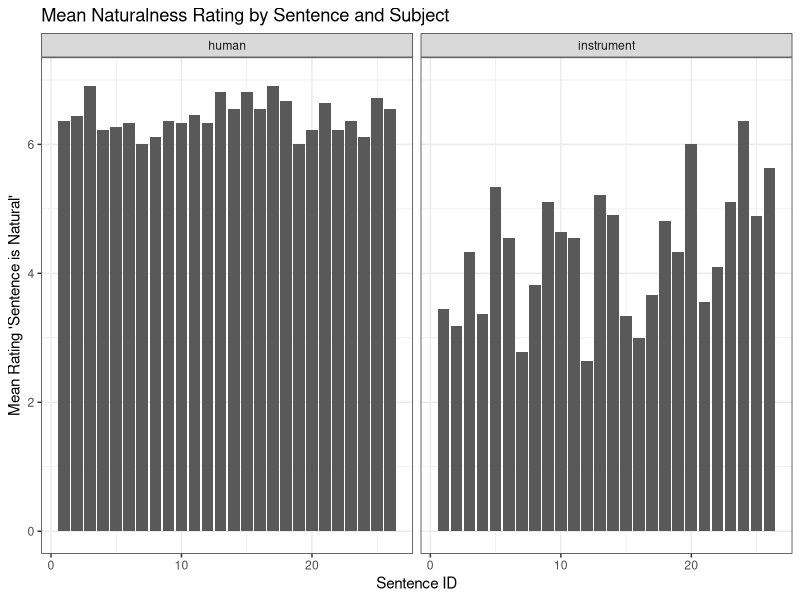
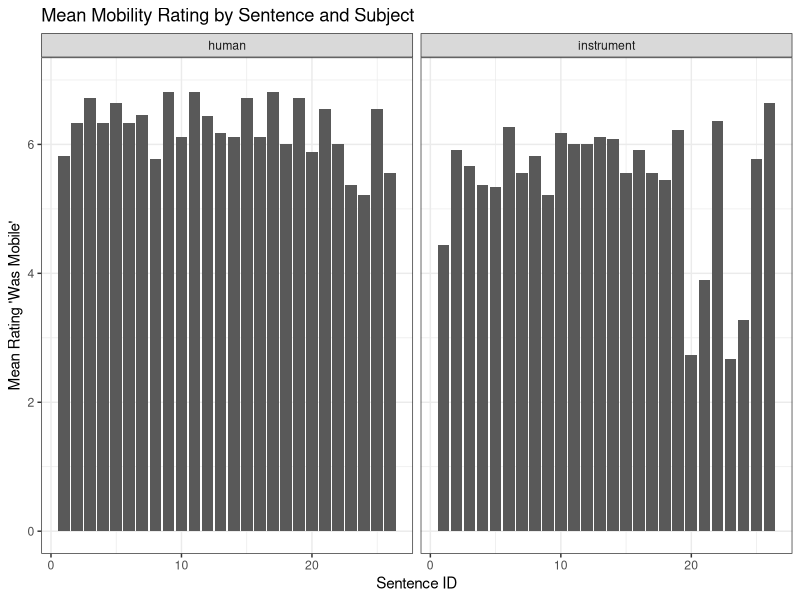
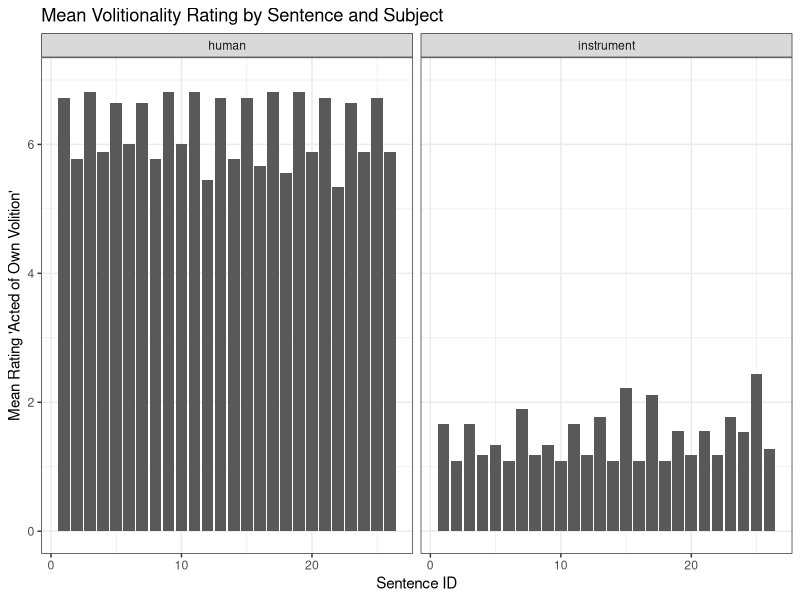
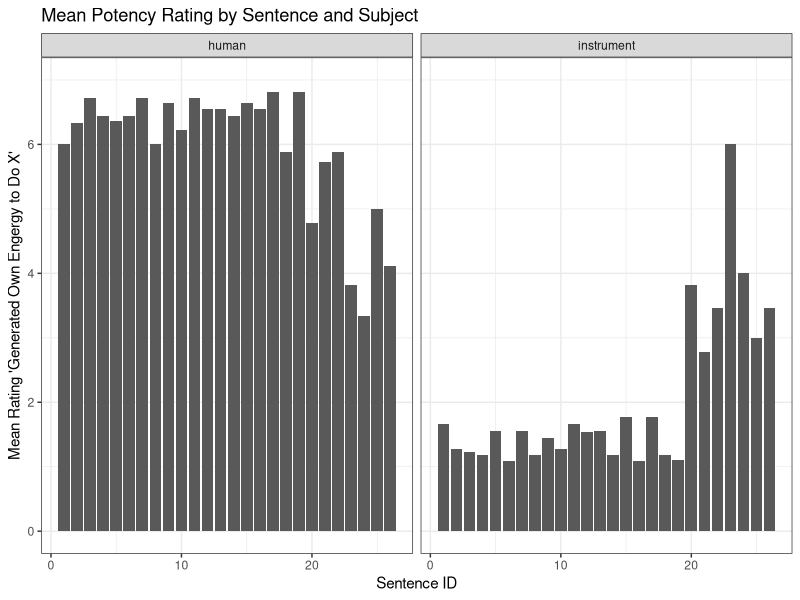
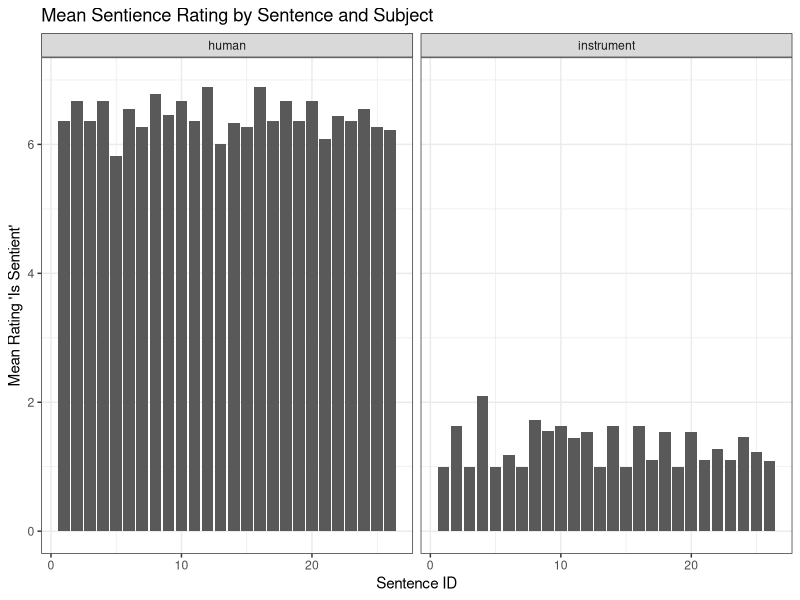
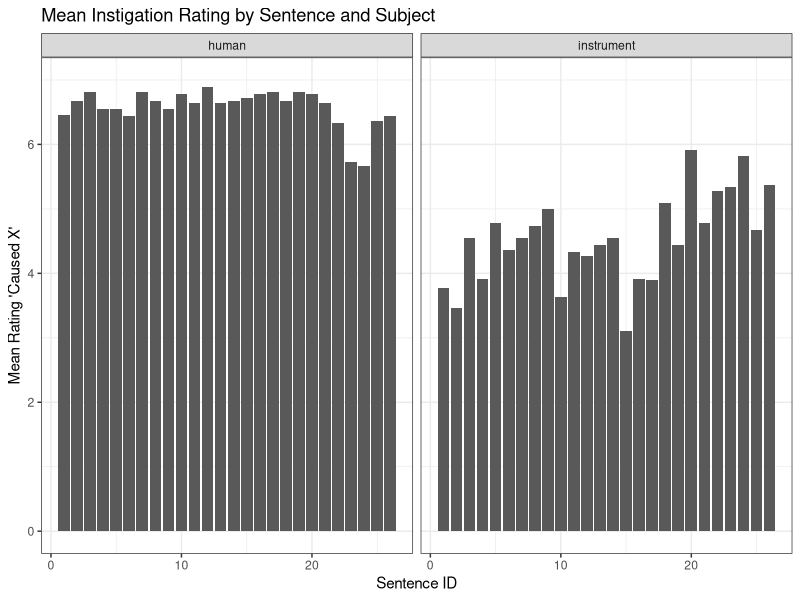
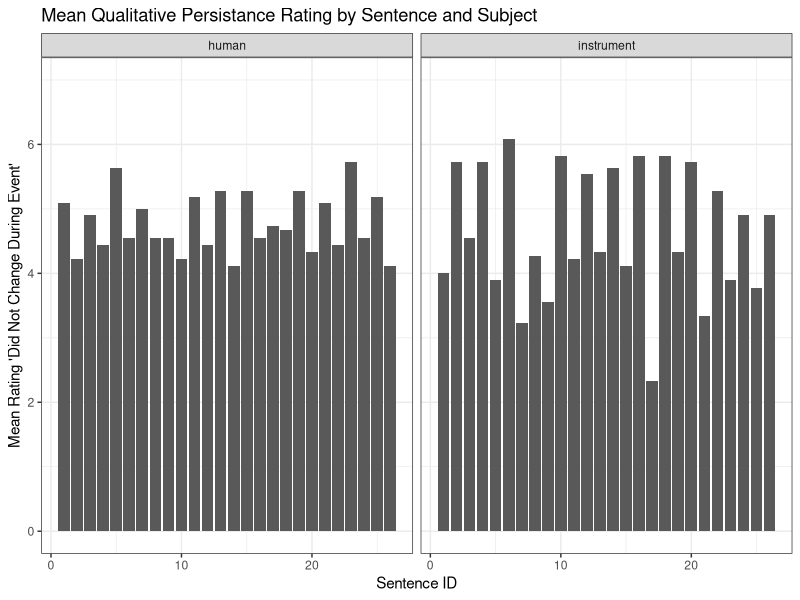
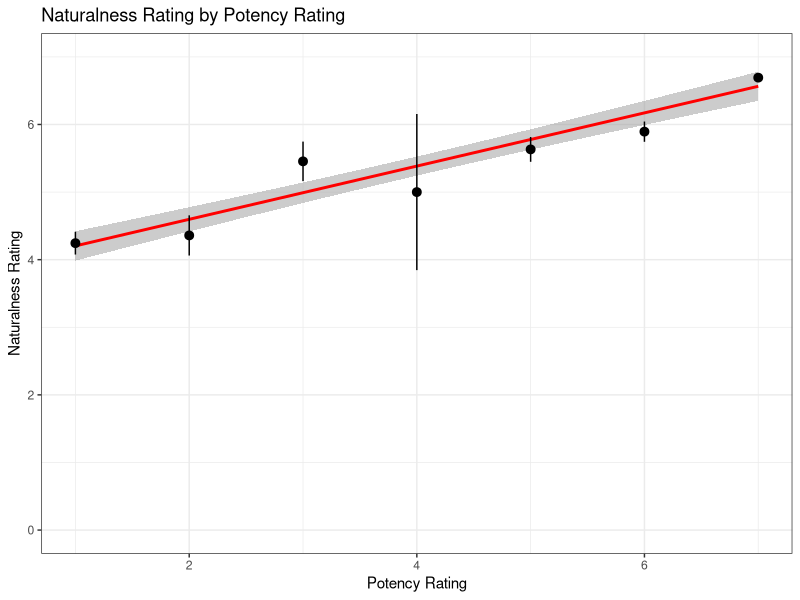

Here is the R script that generated these plots, in order:
## ---- chunk 1
knitr::opts_chunk$set(echo = TRUE)
library(tidyverse)
library(ggplot2)

knitr::opts_knit$set(root.dir = "/Users/gracebrown/instruments-english")
setwd("/Users/gracebrown/instruments-english")

# color-blind-friendly palette
cbPalette <- c("#E69F00", "#56B4E9", "#009E73", "#F0E442", "#0072B2", "#D55E00", "#CC79A7")
theme_set(theme_bw())
## ---- chunk 2
df <- read_csv("./data/pilot_combined_expanded.csv",
               show_col_types = FALSE) 
stim_key <- read_csv("./data/pilot-stim-key-english.csv",
                     show_col_types = FALSE)
## ---- chunk 3
knitr::kable(stim_key)
## ---- chunk 4
plot.natural <- df %>% 
  filter(!is.na(subj)) %>%
  ggplot(mapping = aes(x = id, 
                       y = natural)) +
  stat_summary(fun = "mean",
               geom = "bar") + 
  stat_summary(fun.data = "mean_cl_boot",
               geom = "linerange") + 
  coord_cartesian(ylim = c(0,7)) +
  labs(x = "Sentence ID",
       y = "Mean Rating 'Sentence is Natural'",
       title = "Mean Naturalness Rating by Sentence and Subject") + 
  facet_grid(~subj)

print(plot.natural)
## ---- chunk 5
plot.mobile <- df %>% 
  filter(!is.na(subj)) %>%
  ggplot(mapping = aes(x = id, 
                       y = mobile)) +
  stat_summary(fun = "mean",
               geom = "bar") + 
  stat_summary(fun.data = "mean_cl_boot",
               geom = "linerange") + 
  coord_cartesian(ylim = c(0,7)) +
  labs(x = "Sentence ID",
       y = "Mean Rating 'Was Mobile'",
       title = "Mean Mobility Rating by Sentence and Subject") + 
  facet_grid(~subj)

print(plot.mobile)
## ---- chunk 6
plot.volition <- df %>% 
  filter(!is.na(subj)) %>%
  ggplot(mapping = aes(x = id, 
                       y = volition)) +
  stat_summary(fun = "mean",
               geom = "bar") + 
  stat_summary(fun.data = "mean_cl_boot",
               geom = "linerange") + 
  coord_cartesian(ylim = c(0,7)) +
  labs(x = "Sentence ID",
       y = "Mean Rating 'Acted of Own Volition'",
       title = "Mean Volitionality Rating by Sentence and Subject") + 
  facet_grid(~subj)

print(plot.volition)
## ---- chunk 7
plot.potent <- df %>% 
  filter(!is.na(subj)) %>%
  ggplot(mapping = aes(x = id, 
                       y = potent)) +
  stat_summary(fun = "mean",
               geom = "bar") + 
  stat_summary(fun.data = "mean_cl_boot",
               geom = "linerange") + 
  coord_cartesian(ylim = c(0,7)) +
  labs(x = "Sentence ID",
       y = "Mean Rating 'Generated Own Engergy to Do X'",
       title = "Mean Potency Rating by Sentence and Subject") + 
  facet_grid(~subj)

print(plot.potent)
## ---- chunk 8
plot.sentient <- df %>% 
  filter(!is.na(subj)) %>%
  ggplot(mapping = aes(x = id, 
                       y = sentient)) +
  stat_summary(fun = "mean",
               geom = "bar") + 
  stat_summary(fun.data = "mean_cl_boot",
               geom = "linerange") + 
  coord_cartesian(ylim = c(0,7)) +
  labs(x = "Sentence ID",
       y = "Mean Rating 'Is Sentient'",
       title = "Mean Sentience Rating by Sentence and Subject") + 
  facet_grid(~subj)

print(plot.sentient)
## ---- chunk 9
plot.instigation <- df %>% 
  filter(!is.na(subj)) %>%
  ggplot(mapping = aes(x = id, 
                       y = instigation)) +
  stat_summary(fun = "mean",
               geom = "bar") + 
  stat_summary(fun.data = "mean_cl_boot",
               geom = "linerange") + 
  coord_cartesian(ylim = c(0,7)) +
  labs(x = "Sentence ID",
       y = "Mean Rating 'Caused X'",
       title = "Mean Instigation Rating by Sentence and Subject") + 
  facet_grid(~subj)

print(plot.instigation)
## ---- chunk 10
plot.qualpersist <- df %>% 
  filter(!is.na(subj)) %>%
  ggplot(mapping = aes(x = id, 
                       y = qualpersist)) +
  stat_summary(fun = "mean",
               geom = "bar") + 
  stat_summary(fun.data = "mean_cl_boot",
               geom = "linerange") + 
  coord_cartesian(ylim = c(0,7)) +
  labs(x = "Sentence ID",
       y = "Mean Rating 'Did Not Change During Event'",
       title = "Mean Qualitative Persistance Rating by Sentence and Subject") + 
  facet_grid(~subj)

print(plot.qualpersist)
## ---- chunk 11
df %>% 
  filter(!is.na(subj)) %>%
  ggplot(mapping = aes(x = potent, 
                       y = natural)) +
  geom_smooth(method = "lm",
              se = T,
              color = "red",
              alpha = 0.5) +
  stat_summary(geom = "pointrange") + 
  coord_cartesian(ylim = c(0,7)) +
  labs(x = "Potency Rating",
       y = "Naturalness Rating",
       title = "Naturalness Rating by Potency Rating") 
## ---- chunk 12
df %>% 
  filter(!is.na(subj)) %>%
  ggplot(mapping = aes(x = instigation, 
                       y = natural)) +
  geom_smooth(method = "lm",
              se = T,
              color = "red",
              alpha = 0.5) +
  stat_summary(geom = "pointrange") + 
  coord_cartesian(ylim = c(0,7)) +
  labs(x = "Instigation Rating",
       y = "Naturalness Rating",
       title = "Naturalness Rating by Instigation Rating") 
